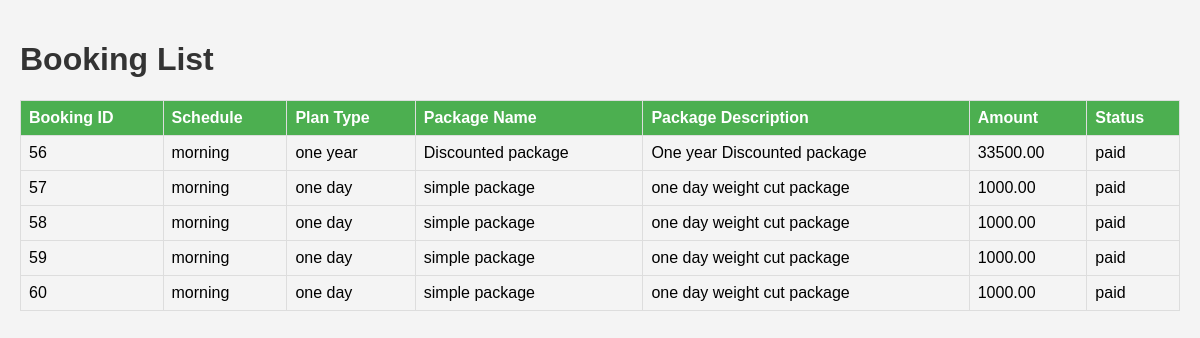
The page /booking_list.php (signed in) on the database its author committed.
### tables this page shows
CREATE TABLE `bookings` (
  `booking_id` int(11) NOT NULL,
  `schedule` varchar(255) NOT NULL,
  `plan_id` varchar(255) NOT NULL,
  `package_id` varchar(255) NOT NULL,
  `status` varchar(50) NOT NULL,
  `customer_id` int(11) DEFAULT NULL
);

CREATE TABLE `plans` (
  `plan_id` int(11) NOT NULL,
  `plan_type` varchar(255) NOT NULL
);

CREATE TABLE `packages` (
  `package_id` int(11) NOT NULL,
  `name` varchar(255) NOT NULL,
  `description` varchar(255) NOT NULL,
  `amount` decimal(10,2) NOT NULL
);

### booking_list.php (the view, shortened to what this page needs)
<?php
$host = "localhost";
$username_db = "root";
$password_db = "";
$database = "thegymdb";
$con = mysqli_connect($host, $username_db, $password_db, $database);
if (isset($_SESSION['customer_id'])) {
    $customerId = $_SESSION['customer_id'];
    $query_booking_list = "SELECT b.booking_id, b.schedule, b.plan_id, p.plan_type, b.package_id, pa.name AS package_name, pa.description AS package_description, pa.amount, b.status
                          FROM bookings b
                          JOIN plans p ON b.plan_id = p.plan_id
                          JOIN packages pa ON b.package_id = pa.package_id
                          WHERE b.customer_id = $customerId";
    $result_booking_list = mysqli_query($con, $query_booking_list);
} else {
    $result_booking_list = false;
}
?>
<!DOCTYPE html>
<html lang="en">
<head>
</head>
<body>
    <h1>Booking List</h1>
    <?php if ($result_booking_list) { ?>
        <table>
            <tr>
                <th>Booking ID</th>
                <th>Schedule</th>
                <th>Plan Type</th>
                <th>Package Name</th>
                <th>Package Description</th>
                <th>Amount</th>
                <th>Status</th>
            </tr>
            <?php while ($row_booking = mysqli_fetch_assoc($result_booking_list)) { ?>
                <tr>
                    <td><?php echo $row_booking['booking_id']; ?></td>
                    <td><?php echo $row_booking['schedule']; ?></td>
                    <td><?php echo $row_booking['plan_type']; ?></td>
                    <td><?php echo $row_booking['package_name']; ?></td>
                    <td><?php echo $row_booking['package_description']; ?></td>
                    <td><?php echo $row_booking['amount']; ?></td>
                    <td><?php echo $row_booking['status']; ?></td>
                </tr>
            <?php } ?>
        </table>
    <?php } else { ?>
        <p>No bookings found for the logged-in customer.</p>
    <?php } ?>
</body>
</html>

### booking_list.php (style rules this page uses)
body { font-family: Arial, sans-serif; background-color: #f4f4f4; margin: 0; padding: 20px; }
h1 { color: #333; }
table { width: 100%; border-collapse: collapse; margin-top: 20px; }
th, td { border: 1px solid #ddd; padding: 8px; text-align: left; }
th { background-color: #4caf50; color: white; }

### rows shown on the page
bookings: booking_id "56", schedule "morning", plan.plan_type "one year", package.name "Discounted package", package.description "One year Discounted package", package.amount "33500.00", status "paid"
bookings: booking_id "57", schedule "morning", plan.plan_type "one day", package.name "simple package", package.description "one day weight cut package", package.amount "1000.00", status "paid"
bookings: booking_id "58", schedule "morning", plan.plan_type "one day", package.name "simple package", package.description "one day weight cut package", package.amount "1000.00", status "paid"
bookings: booking_id "59", schedule "morning", plan.plan_type "one day", package.name "simple package", package.description "one day weight cut package", package.amount "1000.00", status "paid"
bookings: booking_id "60", schedule "morning", plan.plan_type "one day", package.name "simple package", package.description "one day weight cut package", package.amount "1000.00", status "paid"
